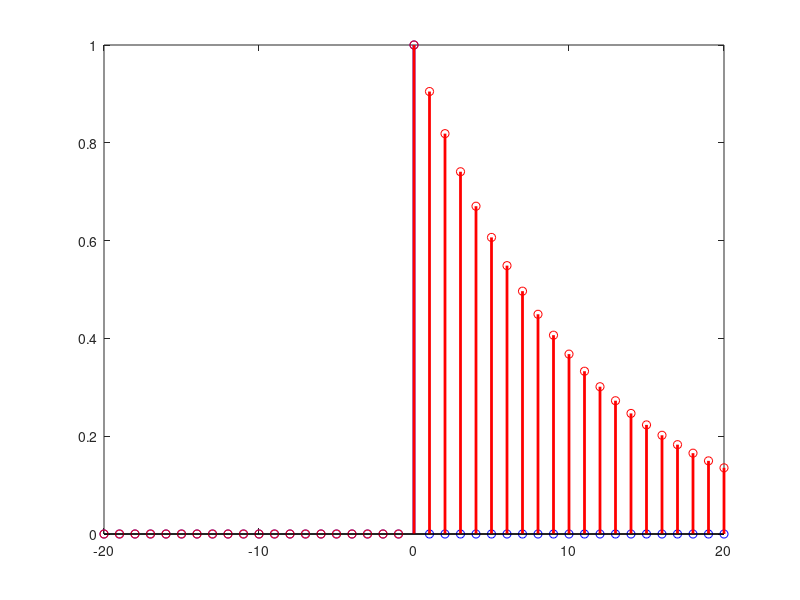
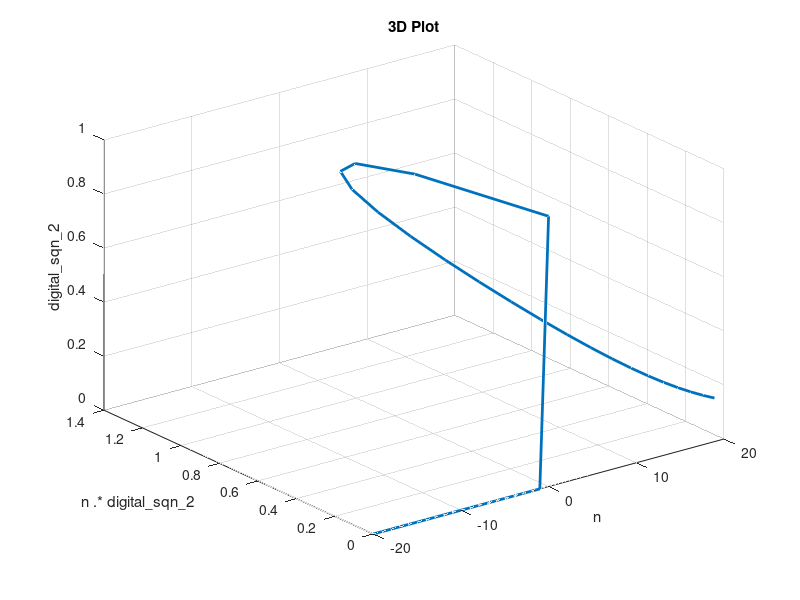

Write the MATLAB code that produced these figures, in order.
clc
clear all
close all

n = -20 : 1 : 20;

digital_sqn_1 = zeros(size(n));
digital_sqn_2 = zeros(size(n));

for ii = 1:1:length(n)
    if(n(ii) == 0)
        digital_sqn_1(ii) = 1;
    else
        digital_sqn_1(ii) = 0;
    end
end

for ii = 1:1:length(n)
    if(n(ii) >= 0)
        digital_sqn_2(ii) = exp(-0.1 * n(ii));
    else
        digital_sqn_2(ii) = 0;
    end
end

% Plotting the stem plots
figure;
stem(n, digital_sqn_1, 'b', 'LineWidth', 2); % Blue stems for digital_sqn_1
hold on; % Keep the current plot and add another
stem(n, digital_sqn_2, 'r', 'LineWidth', 2); % Red stems for digital_sqn_2

% Plotting the 3D plot using plot3
figure;
plot3(n, n.*digital_sqn_2.^3, digital_sqn_2, 'LineWidth', 2);
xlabel('n');
ylabel('n .* digital\_sqn\_2');
zlabel('digital\_sqn\_2');
title('3D Plot');

grid on;
